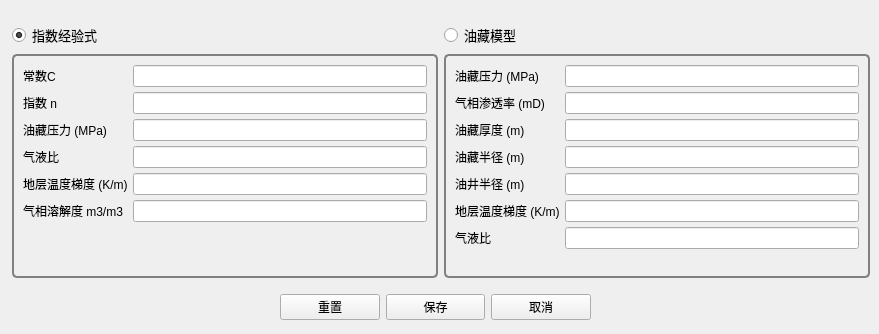
           <widget class="QWidget" name="tabReservoir">
            <attribute name="title">
             <string>油藏性质</string>
            </attribute>
            <widget class="QWidget" name="layoutWidget_4">
             <property name="geometry">
              <rect>
               <x>280</x>
               <y>290</y>
               <width>311</width>
               <height>35</height>
              </rect>
             </property>
             <layout class="QHBoxLayout" name="horizontalLayout_9">
              <item>
               <widget class="QPushButton" name="btn_reset_RP">
                <property name="styleSheet">
                 <string notr="true">background-color: qlineargradient(x1: 0, y1: 0, x2: 0, y2: 1,
                                      stop: 0 #f6f7fa, stop: 1 #dadbde);

font: 12pt bold &quot;Arial&quot;;</string>
                </property>
                <property name="text">
                 <string>重置</string>
                </property>
                <property name="icon">
                 <iconset resource="plunger_ico.qrc">
                  <normaloff>:/plunger/icons/Reset.png</normaloff>:/plunger/icons/Reset.png</iconset>
                </property>
                <property name="iconSize">
                 <size>
                  <width>24</width>
                  <height>24</height>
                 </size>
                </property>
               </widget>
              </item>
              <item>
               <widget class="QPushButton" name="btn_save_RP">
                <property name="styleSheet">
                 <string notr="true">background-color: qlineargradient(x1: 0, y1: 0, x2: 0, y2: 1,
                                      stop: 0 #f6f7fa, stop: 1 #dadbde);

font: 12pt bold &quot;Arial&quot;;</string>
                </property>
                <property name="text">
                 <string>保存</string>
                </property>
                <property name="icon">
                 <iconset resource="plunger_ico.qrc">
                  <normaloff>:/plunger/icons/save.png</normaloff>:/plunger/icons/save.png</iconset>
                </property>
                <property name="iconSize">
                 <size>
                  <width>24</width>
                  <height>24</height>
                 </size>
                </property>
               </widget>
              </item>
              <item>
               <widget class="QPushButton" name="btn_cancel_RP">
                <property name="styleSheet">
                 <string notr="true">background-color: qlineargradient(x1: 0, y1: 0, x2: 0, y2: 1,
                                      stop: 0 #f6f7fa, stop: 1 #dadbde);

font: 12pt bold &quot;Arial&quot;;</string>
                </property>
                <property name="text">
                 <string>取消</string>
                </property>
                <property name="icon">
                 <iconset resource="plunger_ico.qrc">
                  <normaloff>:/plunger/icons/stop.png</normaloff>:/plunger/icons/stop.png</iconset>
                </property>
                <property name="iconSize">
                 <size>
                  <width>24</width>
                  <height>24</height>
                 </size>
                </property>
               </widget>
              </item>
             </layout>
            </widget>
            <widget class="QWidget" name="layoutWidget">
             <property name="geometry">
              <rect>
               <x>12</x>
               <y>22</y>
               <width>858</width>
               <height>256</height>
              </rect>
             </property>
             <layout class="QHBoxLayout" name="horizontalLayout_14">
              <item>
               <layout class="QVBoxLayout" name="verticalLayout_11">
                <item>
                 <widget class="QRadioButton" name="radioButton_backPressure">
                  <property name="styleSheet">
                   <string notr="true">font: 10pt;</string>
                  </property>
                  <property name="text">
                   <string>指数经验式</string>
                  </property>
                  <property name="checkable">
                   <bool>true</bool>
                  </property>
                  <property name="checked">
                   <bool>true</bool>
                  </property>
                 </widget>
                </item>
                <item>
                 <widget class="QGroupBox" name="groupBox_vertical_4">
                  <property name="font">
                   <font>
                    <pointsize>12</pointsize>
                    <weight>50</weight>
                    <italic>false</italic>
                    <bold>false</bold>
                   </font>
                  </property>
                  <property name="styleSheet">
                   <string notr="true">QGroupBox {
    background-color: qlineargradient(x1: 0, y1: 0, x2: 0, y2: 1,
                                      stop: 0 #E0E0E0, stop: 1 #FFFFFF);
    border: 2px solid gray;
    border-radius: 5px;
    margin-top: 1ex; /* leave space at the top for the title */
	font: 12pt;
}

QGroupBox::title {
    subcontrol-origin: margin;
    subcontrol-position: top center; /* position at the top center */
    padding: 0 3px;
    background-color: qlineargradient(x1: 0, y1: 0, x2: 0, y2: 1,
                                      stop: 0 #FFDD00, stop: 1 #FBB034);
	border-radius:2px;
	color:blue;
}</string>
                  </property>
                  <property name="title">
                   <string/>
                  </property>
                  <layout class="QHBoxLayout" name="horizontalLayout_15">
                   <item>
                    <layout class="QFormLayout" name="formLayout_14">
                     <property name="horizontalSpacing">
                      <number>5</number>
                     </property>
                     <property name="verticalSpacing">
                      <number>5</number>
                     </property>
                     <item row="0" column="0">
                      <widget class="QLabel" name="label_C">
                       <property name="text">
                        <string>常数C</string>
                       </property>
                      </widget>
                     </item>
                     <item row="0" column="1">
                      <widget class="QLineEdit" name="lineEdit_C">
                       <property name="maxLength">
                        <number>8</number>
                       </property>
                      </widget>
                     </item>
                     <item row="1" column="0">
                      <widget class="QLabel" name="label_n">
                       <property name="text">
                        <string>指数 n</string>
                       </property>
                      </widget>
                     </item>
                     <item row="1" column="1">
                      <widget class="QLineEdit" name="lineEdit_n">
                       <property name="maxLength">
                        <number>8</number>
                       </property>
                      </widget>
                     </item>
                     <item row="2" column="0">
                      <widget class="QLabel" name="label_Pr_L">
                       <property name="text">
                        <string>油藏压力 (MPa)</string>
                       </property>
                      </widget>
                     </item>
                     <item row="2" column="1">
                      <widget class="QLineEdit" name="lineEdit_Pr_L">
                       <property name="maxLength">
                        <number>8</number>
                       </property>
                      </widget>
                     </item>
                     <item row="3" column="0">
                      <widget class="QLabel" name="label_GLR_L">
                       <property name="text">
                        <string>气液比</string>
                       </property>
                      </widget>
                     </item>
                     <item row="3" column="1">
                      <widget class="QLineEdit" name="lineEdit_GLR_L">
                       <property name="maxLength">
                        <number>8</number>
                       </property>
                      </widget>
                     </item>
                     <item row="4" column="0">
                      <widget class="QLabel" name="label_Tgr_L">
                       <property name="text">
                        <string>地层温度梯度 (K/m)</string>
                       </property>
                      </widget>
                     </item>
                     <item row="4" column="1">
                      <widget class="QLineEdit" name="lineEdit_Tgr_L">
                       <property name="maxLength">
                        <number>8</number>
                       </property>
                      </widget>
                     </item>
                     <item row="5" column="0">
                      <widget class="QLabel" name="label_Tgr_L_2">
                       <property name="text">
                        <string>气相溶解度 m3/m3</string>
                       </property>
                      </widget>
                     </item>
                     <item row="5" column="1">
                      <widget class="QLineEdit" name="lineEdit_Rsl">
                       <property name="maxLength">
                        <number>8</number>
                       </property>
                      </widget>
                     </item>
                    </layout>
                   </item>
                  </layout>
                 </widget>
                </item>
               </layout>
              </item>
              <item>
               <layout class="QVBoxLayout" name="verticalLayout_12">
                <item>
                 <widget class="QRadioButton" name="radioButton_reservoirDetails">
                  <property name="styleSheet">
                   <string notr="true">font: 10pt;</string>
                  </property>
                  <property name="text">
                   <string>油藏模型</string>
                  </property>
                  <property name="checkable">
                   <bool>true</bool>
                  </property>
                  <property name="checked">
                   <bool>false</bool>
                  </property>
                 </widget>
                </item>
                <item>
                 <widget class="QGroupBox" name="groupBox_vertical_5">
                  <property name="font">
                   <font>
                    <pointsize>12</pointsize>
                    <weight>50</weight>
                    <italic>false</italic>
                    <bold>false</bold>
                   </font>
                  </property>
                  <property name="styleSheet">
                   <string notr="true">QGroupBox {
    background-color: qlineargradient(x1: 0, y1: 0, x2: 0, y2: 1,
                                      stop: 0 #E0E0E0, stop: 1 #FFFFFF);
    border: 2px solid gray;
    border-radius: 5px;
    margin-top: 1ex; /* leave space at the top for the title */
	font: 12pt;
}

QGroupBox::title {
    subcontrol-origin: margin;
    subcontrol-position: top center; /* position at the top center */
    padding: 0 3px;
    background-color: qlineargradient(x1: 0, y1: 0, x2: 0, y2: 1,
                                      stop: 0 #FFDD00, stop: 1 #FBB034);
	border-radius:2px;
	color:blue;
}</string>
                  </property>
                  <property name="title">
                   <string/>
                  </property>
                  <layout class="QHBoxLayout" name="horizontalLayout_16">
                   <item>
                    <layout class="QFormLayout" name="formLayout_15">
                     <property name="horizontalSpacing">
                      <number>5</number>
                     </property>
                     <property name="verticalSpacing">
                      <number>5</number>
                     </property>
                     <item row="0" column="0">
                      <widget class="QLabel" name="label_Pr_R">
                       <property name="text">
                        <string>油藏压力 (MPa)</string>
                       </property>
                      </widget>
                     </item>
                     <item row="0" column="1">
                      <widget class="QLineEdit" name="lineEdit_Pr_R">
                       <property name="maxLength">
                        <number>8</number>
                       </property>
                      </widget>
                     </item>
                     <item row="1" column="0">
                      <widget class="QLabel" name="label_mD">
                       <property name="text">
                        <string>气相渗透率 (mD)</string>
                       </property>
                      </widget>
                     </item>
                     <item row="1" column="1">
                      <widget class="QLineEdit" name="lineEdit_mD">
                       <property name="maxLength">
                        <number>8</number>
                       </property>
                      </widget>
                     </item>
                     <item row="2" column="0">
                      <widget class="QLabel" name="label_Hr">
                       <property name="text">
                        <string>油藏厚度 (m)</string>
                       </property>
                      </widget>
                     </item>
                     <item row="2" column="1">
                      <widget class="QLineEdit" name="lineEdit_Hr">
                       <property name="maxLength">
                        <number>8</number>
                       </property>
                      </widget>
                     </item>
                     <item row="3" column="0">
                      <widget class="QLabel" name="label_Rdrain">
                       <property name="text">
                        <string>油藏半径 (m)</string>
                       </property>
                      </widget>
                     </item>
                     <item row="3" column="1">
                      <widget class="QLineEdit" name="lineEdit_Rdrain">
                       <property name="maxLength">
                        <number>8</number>
                       </property>
                      </widget>
                     </item>
                     <item row="4" column="0">
                      <widget class="QLabel" name="label_Rwell">
                       <property name="text">
                        <string>油井半径 (m)</string>
                       </property>
                      </widget>
                     </item>
                     <item row="4" column="1">
                      <widget class="QLineEdit" name="lineEdit_Rwell">
                       <property name="maxLength">
                        <number>8</number>
                       </property>
                      </widget>
                     </item>
                     <item row="5" column="0">
                      <widget class="QLabel" name="label_Tgr_R">
                       <property name="text">
                        <string>地层温度梯度 (K/m)</string>
                       </property>
                      </widget>
                     </item>
                     <item row="5" column="1">
                      <widget class="QLineEdit" name="lineEdit_Tgr_R">
                       <property name="maxLength">
                        <number>8</number>
                       </property>
                      </widget>
                     </item>
                     <item row="6" column="0">
                      <widget class="QLabel" name="label_GLR_R">
                       <property name="text">
                        <string>气液比</string>
                       </property>
                      </widget>
                     </item>
                     <item row="6" column="1">
                      <widget class="QLineEdit" name="lineEdit_GLR_R">
                       <property name="maxLength">
                        <number>8</number>
                       </property>
                      </widget>
                     </item>
                    </layout>
                   </item>
                  </layout>
                 </widget>
                </item>
               </layout>
              </item>
             </layout>
            </widget>
           </widget>
